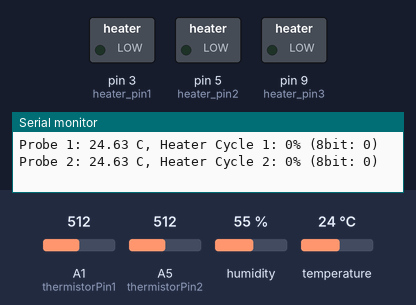
Recording of a sketch running on a simulated Arduino Uno, built with avr-gcc and run on an emulated ATmega328P. Shown: switched loads named in the sketch (green lamp = pin HIGH), the last lines printed to the serial monitor. Inputs (shaded band) come from the test bench; at power-on: humidity 55 %, A1 (thermistorPin1) = 512, A5 (thermistorPin2) = 512, temperature 24 °C.

Above: at 5.9 s.
6.0 s: humidity set to 88 %
At 11.1 s:
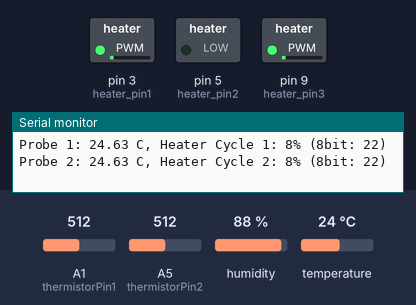
12.1 s: A1 (thermistorPin1) set to 716
At 16.2 s:
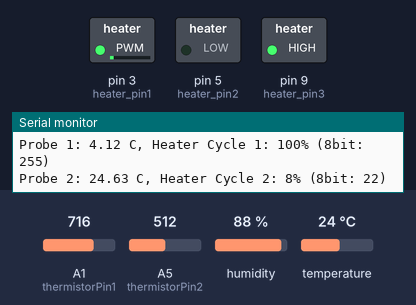
18.2 s: A5 (thermistorPin2) set to 716
At 21.3 s:
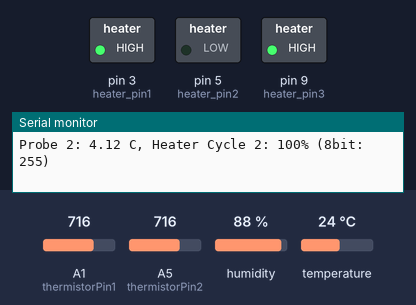
24.3 s: A1 (thermistorPin1) set to 306
At 26.5 s:
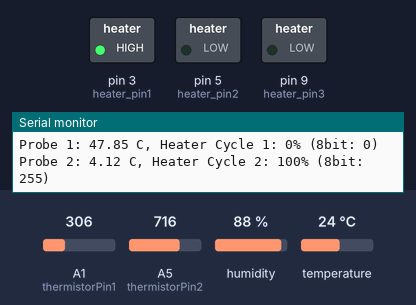
30.4 s: A1 (thermistorPin1) set to 502
36.5 s: A1 (thermistorPin1) set to 510
At 41.8 s:
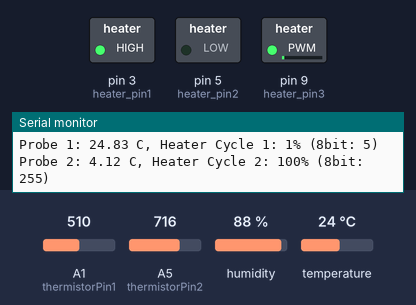
Timing chart, 0 to 43.3 s (numbered marks = the images above; inputs shaded):
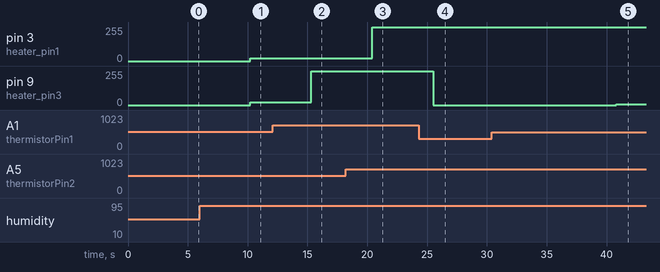

Measured:
- after the input at 6.0 s, pin 3 (heater_pin1), pin 9 (heater_pin3): 0/255 → 22/255 after 4.2 s
- after the input at 12.1 s, pin 9 (heater_pin3): 22/255 → 255/255 after 3.2 s
- after the input at 18.2 s, pin 3 (heater_pin1): 22/255 → 255/255 after 2.2 s
- after the input at 24.3 s, pin 9 (heater_pin3): 255/255 → 0/255 after 1.2 s
- after the input at 36.5 s, pin 9 (heater_pin3): 0/255 → 5/255 after 4.3 s

The sketch:

TPB3.ino
```cpp
//Libraries
#include <DHT.h>

//Constants
#define DHTPIN 12     // what pin we're connected to
#define DHTTYPE DHT22   // DHT 22  (AM2302)
DHT dht(DHTPIN, DHTTYPE); //// Initialize DHT sensor for normal 16mhz Arduino

int heater_pin1 = 3;
int heater_pin2 = 5;
int heater_pin3 = 9;
int thermistorPin1 = 1;
int thermistorPin2 = 5;
int temperatureOverDP = 3;
int delayBtwReadings = 5000;

//Variables
int chk;
float RH;  //Stores humidity value
float TEMP; //Stores temperature value
int Vo1;
int Vo2;
float R1 = 10000;
float logR2, R2, T, Tc1, Tc2, dewPoint;
float c1 = 1.009249522e-03, c2 = 2.378405444e-04, c3 = 2.019202697e-07;

int heaterCyclePercent1, heaterCyclePercent2;

int heaterCycle1, heaterCycle2;

void setup() {
  Serial.begin(9600);

  dht.begin();

  pinMode(heater_pin1, OUTPUT);
  pinMode(heater_pin2, OUTPUT);
}

void loop() {
  //Read data and store it to variables hum and temp
    RH = dht.readHumidity();
    TEMP = dht.readTemperature();

  Vo1 = analogRead(thermistorPin1);
  Vo2 = analogRead(thermistorPin2);

  Tc1 = calculateTemperature(Vo1);
  Tc2 = calculateTemperature(Vo2);

  dewPoint = 243.04*(log(RH/100)+((17.625*TEMP)/(243.04+TEMP)))/(17.625-log(RH/100)-((17.625*TEMP)/(243.04+TEMP)));


  heaterCycle1 = map(Tc1 * 100, dewPoint * 100, (dewPoint + temperatureOverDP) * 100, 255, 0);
  heaterCycle2 = map(Tc2 * 100, dewPoint * 100, (dewPoint + temperatureOverDP) * 100, 255, 0);

  heaterCycle1 = constrain(heaterCycle1, 0, 255);
  heaterCycle2 = constrain(heaterCycle2, 0, 255);

 analogWrite(heater_pin1, heaterCycle2);
  analogWrite(heater_pin3, heaterCycle1);

//  DC, currently set to OFF
  analogWrite(heater_pin2, 0);

  heaterCyclePercent1 = map(heaterCycle1, 0, 255, 0, 100);
  heaterCyclePercent2 = map(heaterCycle2, 0, 255, 0, 100);

//Prints temp and humidity values to serial monitor
   Serial.print("Temp: ");
    Serial.print(TEMP);
    Serial.print(" C");

    Serial.print(", Humidity: ");
    Serial.print(RH);

    Serial.print(" %, Dew Point: ");
    Serial.print(dewPoint);
    Serial.println(" C");

  Serial.print("Probe 1: ");
  Serial.print(Tc1);
  Serial.print(" C");
  Serial.print(", Heater Cycle 1: ");
  Serial.print(heaterCyclePercent1);
  Serial.print("% (8bit: ");
  Serial.print(heaterCycle1);
  Serial.println(")");

  Serial.print("Probe 2: ");
  Serial.print(Tc2);
  Serial.print(" C");
  Serial.print(", Heater Cycle 2: ");
  Serial.print(heaterCyclePercent2);
  Serial.print("% (8bit: ");
  Serial.print(heaterCycle2);
  Serial.println(")");

  Serial.println();

 delay(delayBtwReadings);
}

float calculateTemperature(int Vo){
//  previous bad formula
//  R2 = R1 * (1023.0 / (float)Vo - 1.0);

  R2 = (R1 * (float)Vo) / (1023.0 - (float)Vo);

  logR2 = log(R2);
  T = (1.0 / (c1 + c2*logR2 + c3*logR2*logR2*logR2));
  return T - 273.15;
}
```
